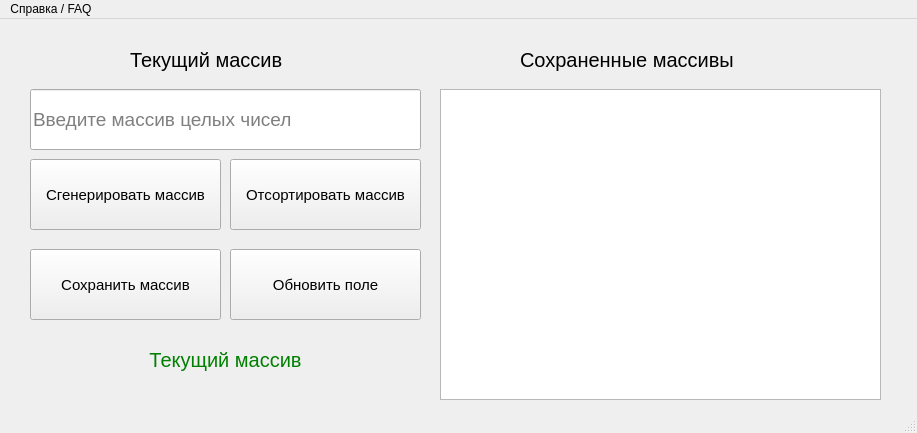
<?xml version="1.0" encoding="UTF-8"?>
<ui version="4.0">
 <class>MainWindow</class>
 <widget class="QMainWindow" name="MainWindow">
  <property name="geometry">
   <rect>
    <x>0</x>
    <y>0</y>
    <width>917</width>
    <height>433</height>
   </rect>
  </property>
  <property name="windowTitle">
   <string>MainWindow</string>
  </property>
  <widget class="QWidget" name="centralwidget">
   <widget class="QLabel" name="label">
    <property name="geometry">
     <rect>
      <x>520</x>
      <y>10</y>
      <width>381</width>
      <height>61</height>
     </rect>
    </property>
    <property name="font">
     <font>
      <pointsize>15</pointsize>
     </font>
    </property>
    <property name="text">
     <string>Сохраненные массивы</string>
    </property>
   </widget>
   <widget class="QPushButton" name="generateVec">
    <property name="geometry">
     <rect>
      <x>30</x>
      <y>140</y>
      <width>191</width>
      <height>71</height>
     </rect>
    </property>
    <property name="font">
     <font>
      <pointsize>11</pointsize>
     </font>
    </property>
    <property name="text">
     <string>Сгенерировать массив</string>
    </property>
   </widget>
   <widget class="QLabel" name="label_2">
    <property name="geometry">
     <rect>
      <x>130</x>
      <y>10</y>
      <width>191</width>
      <height>61</height>
     </rect>
    </property>
    <property name="font">
     <font>
      <pointsize>15</pointsize>
     </font>
    </property>
    <property name="text">
     <string>Текущий массив</string>
    </property>
   </widget>
   <widget class="QPushButton" name="sortVec">
    <property name="geometry">
     <rect>
      <x>230</x>
      <y>140</y>
      <width>191</width>
      <height>71</height>
     </rect>
    </property>
    <property name="font">
     <font>
      <pointsize>11</pointsize>
     </font>
    </property>
    <property name="text">
     <string>Отсортировать массив</string>
    </property>
   </widget>
   <widget class="QPushButton" name="saveVec">
    <property name="geometry">
     <rect>
      <x>30</x>
      <y>230</y>
      <width>191</width>
      <height>71</height>
     </rect>
    </property>
    <property name="font">
     <font>
      <pointsize>11</pointsize>
     </font>
    </property>
    <property name="text">
     <string>Сохранить массив</string>
    </property>
   </widget>
   <widget class="QPushButton" name="update">
    <property name="geometry">
     <rect>
      <x>230</x>
      <y>230</y>
      <width>191</width>
      <height>71</height>
     </rect>
    </property>
    <property name="font">
     <font>
      <pointsize>11</pointsize>
     </font>
    </property>
    <property name="text">
     <string>Обновить поле</string>
    </property>
   </widget>
   <widget class="QLineEdit" name="vecScreen">
    <property name="geometry">
     <rect>
      <x>30</x>
      <y>70</y>
      <width>391</width>
      <height>61</height>
     </rect>
    </property>
    <property name="font">
     <font>
      <pointsize>14</pointsize>
     </font>
    </property>
    <property name="placeholderText">
     <string>Введите массив целых чисел</string>
    </property>
   </widget>
   <widget class="QLabel" name="mainStatus">
    <property name="geometry">
     <rect>
      <x>30</x>
      <y>310</y>
      <width>391</width>
      <height>61</height>
     </rect>
    </property>
    <property name="font">
     <font>
      <pointsize>15</pointsize>
      <bold>false</bold>
     </font>
    </property>
    <property name="styleSheet">
     <string notr="true">color: green;</string>
    </property>
    <property name="text">
     <string>Текущий массив</string>
    </property>
    <property name="alignment">
     <set>Qt::AlignmentFlag::AlignCenter</set>
    </property>
   </widget>
   <widget class="QListView" name="allVec">
    <property name="geometry">
     <rect>
      <x>440</x>
      <y>70</y>
      <width>441</width>
      <height>311</height>
     </rect>
    </property>
   </widget>
  </widget>
  <widget class="QStatusBar" name="statusbar"/>
  <widget class="QMenuBar" name="menubar">
   <property name="geometry">
    <rect>
     <x>0</x>
     <y>0</y>
     <width>917</width>
     <height>25</height>
    </rect>
   </property>
   <widget class="QMenu" name="menu_FAQ">
    <property name="title">
     <string>Справка / FAQ</string>
    </property>
    <addaction name="separator"/>
    <addaction name="FAQinfo"/>
   </widget>
   <addaction name="menu_FAQ"/>
  </widget>
  <action name="FAQinfo">
   <property name="text">
    <string>О программе</string>
   </property>
  </action>
 </widget>
 <resources/>
 <connections/>
</ui>
